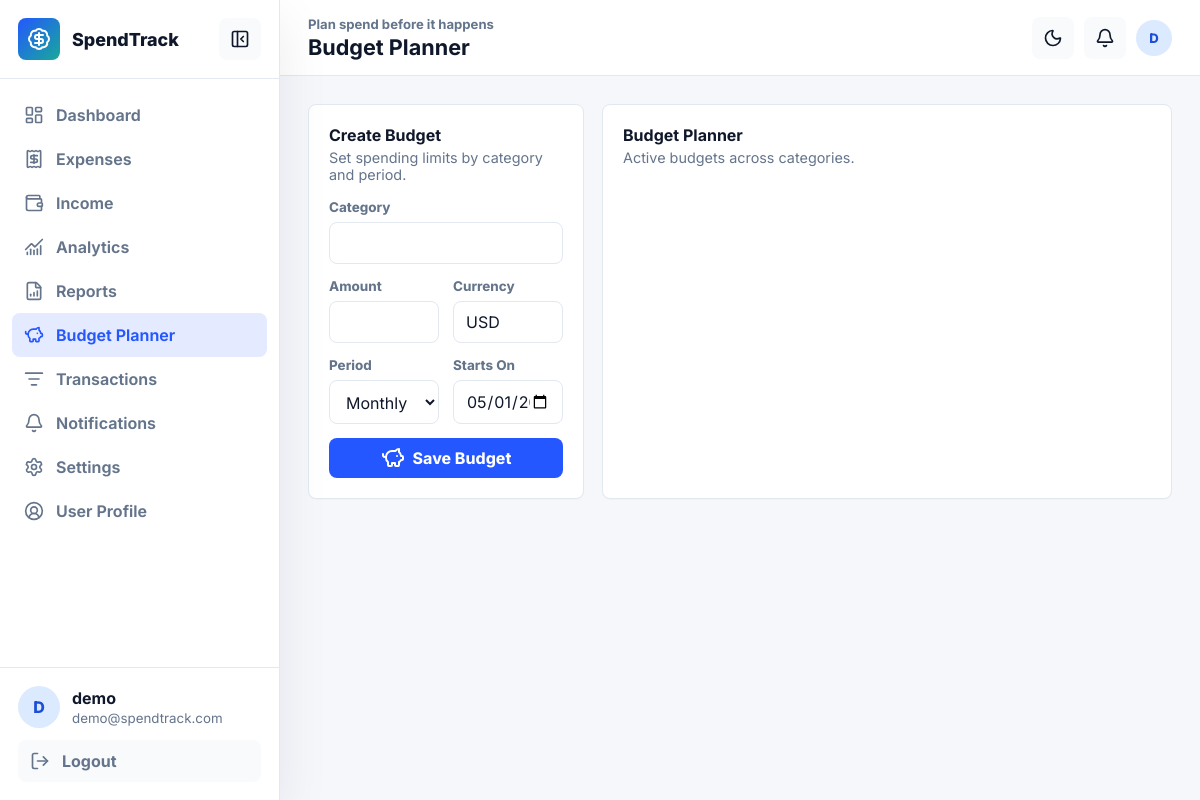
/pages/budget.php (signed in), run on the app's committed database.
### tables this page shows
CREATE TABLE IF NOT EXISTS user (
    user_id INT UNSIGNED AUTO_INCREMENT PRIMARY KEY,
    email VARCHAR(191) NOT NULL UNIQUE,
    password VARCHAR(255) NOT NULL,
    role ENUM('user', 'admin') NOT NULL DEFAULT 'user',
    display_name VARCHAR(120) NULL,
    currency CHAR(3) NOT NULL DEFAULT 'USD',
    locale VARCHAR(12) NOT NULL DEFAULT 'en-US',
    timezone VARCHAR(64) NOT NULL DEFAULT 'UTC',
    email_verified_at TIMESTAMP NULL,
    remember_token VARCHAR(100) NULL,
    created_at TIMESTAMP NOT NULL DEFAULT CURRENT_TIMESTAMP
);

### backend/security.php (called while the page is built, shortened)
<?php
function current_user(PDO $pdo): ?array
{
    $stmt = $pdo->prepare('SELECT user_id, email, role, display_name, currency, locale, timezone, email_verified_at FROM user WHERE user_id = :user_id LIMIT 1');
    $stmt->execute([':user_id' => (int) $_SESSION['user_id']]);
    $user = $stmt->fetch(PDO::FETCH_ASSOC);
    return $user ?: null;
}

### pages/_layout.php (the view, shortened to what this page needs)
<?php
require_once __DIR__ . '/../backend/conn.php';
require_once __DIR__ . '/../backend/security.php';
function require_page_auth(PDO $pdo): array
{
    $user = current_user($pdo);
    return $user;
}
function user_initials(string $email): string
{
    $name = explode('@', $email)[0] ?: 'User';
    $parts = preg_split('/[^a-z0-9]+/i', $name) ?: [];
    $initials = '';
    foreach ($parts as $part) {
        if ($part !== '') {
            $initials .= strtoupper($part[0]);
        }
    }
    return $initials ?: strtoupper(substr($email, 0, 2));
}
function nav_items(): array
{
    return [
        ['key' => 'dashboard', 'label' => 'Dashboard', 'href' => 'dashboard.php', 'icon' => 'layout-dashboard'],
        ['key' => 'expenses', 'label' => 'Expenses', 'href' => 'expenses.php', 'icon' => 'receipt'],
        ['key' => 'income', 'label' => 'Income', 'href' => 'income.php', 'icon' => 'wallet'],
        ['key' => 'analytics', 'label' => 'Analytics', 'href' => 'analytics.php', 'icon' => 'chart-no-axes-combined'],
        ['key' => 'reports', 'label' => 'Reports', 'href' => 'reports.php', 'icon' => 'file-bar-chart'],
        ['key' => 'budget', 'label' => 'Budget Planner', 'href' => 'budget.php', 'icon' => 'piggy-bank'],
        ['key' => 'transactions', 'label' => 'Transactions', 'href' => 'transactions.php', 'icon' => 'list-filter'],
        ['key' => 'notifications', 'label' => 'Notifications', 'href' => 'notifications.php', 'icon' => 'bell'],
        ['key' => 'settings', 'label' => 'Settings', 'href' => 'settings.php', 'icon' => 'settings'],
        ['key' => 'profile', 'label' => 'User Profile', 'href' => 'profile.php', 'icon' => 'circle-user-round'],
    ];
}
function render_layout(string $title, string $active, string $content, array $user, array $options = []): void
{
    $email = htmlspecialchars($user['email'], ENT_QUOTES, 'UTF-8');
    $displayName = htmlspecialchars($user['display_name'] ?? explode('@', $user['email'])[0], ENT_QUOTES, 'UTF-8');
    $initials = htmlspecialchars(user_initials($user['email']), ENT_QUOTES, 'UTF-8');
    $subtitle = htmlspecialchars($options['subtitle'] ?? 'Global financial command center', ENT_QUOTES, 'UTF-8');
    ?>
<!DOCTYPE html>
<html lang="en" data-theme="light">
<head>
    <link rel="stylesheet" href="../assets/css/main.css">
    <link rel="stylesheet" href="../assets/css/app.css">
</head>
<body>
    <div class="app-shell">
        <aside class="app-sidebar" id="appSidebar" aria-label="Primary navigation">
            <div class="sidebar-brand">
                <a href="dashboard.php" class="brand-lockup" aria-label="SpendTrack dashboard">
                    <span class="brand-mark"><i data-lucide="badge-dollar-sign"></i></span>
                    <span class="brand-text">SpendTrack</span>
                </a>
                <button class="icon-button desktop-only" type="button" data-sidebar-collapse aria-label="Collapse sidebar">
                    <i data-lucide="panel-left-close"></i>
                </button>
            </div>
            <nav class="sidebar-menu">
                <?php foreach (nav_items() as $item): ?>
                    <a class="sidebar-link <?= $active === $item['key'] ? 'active' : '' ?>" href="<?= $item['href'] ?>" data-nav="<?= $item['key'] ?>">
                        <i data-lucide="<?= $item['icon'] ?>"></i>
                        <span><?= $item['label'] ?></span>
                    </a>
                <?php endforeach; ?>
            </nav>
            <div class="sidebar-user">
                <a href="profile.php" class="user-chip">
                    <span class="avatar"><?= $initials ?></span>
                    <span class="user-meta">
                        <strong><?= $displayName ?></strong>
                        <small><?= $email ?></small>
                    </span>
                </a>
                <button class="logout-button" type="button" data-logout>
                    <i data-lucide="log-out"></i>
                    <span>Logout</span>
                </button>
            </div>
        </aside>
        <main class="app-main">
            <header class="app-topbar">
                <div class="topbar-title">
                    <div>
                        <p><?= $subtitle ?></p>
                        <h1><?= htmlspecialchars($title, ENT_QUOTES, 'UTF-8') ?></h1>
                    </div>
                </div>
                <div class="topbar-actions">
                    <button class="icon-button" type="button" data-theme-toggle aria-label="Toggle dark mode">
                        <i data-lucide="moon"></i>
                    </button>
                    <a class="icon-button" href="notifications.php" aria-label="Notifications">
                        <i data-lucide="bell"></i>
                    </a>
                    <a class="topbar-profile" href="profile.php">
                        <span class="avatar small"><?= $initials ?></span>
                    </a>
                </div>
            </header>
            <section class="page-content">
                <?= $content ?>
            </section>
        </main>
    </div>
</body>
</html>
    <?php
}

### pages/budget.php (shortened to what this page needs)
<?php
require_once __DIR__ . '/_layout.php';
$user = require_page_auth($pdo);
?>
<div class="grid cols-3">
    <section class="card">
        <div class="section-head"><div><h2>Create Budget</h2><p>Set spending limits by category and period.</p></div></div>
        <form id="budgetForm" class="form-grid">
            <div class="field full"><label>Category</label><input name="category" required></div>
            <div class="field"><label>Amount</label><input type="number" name="amount" min="0.01" step="0.01" required></div>
            <div class="field"><label>Currency</label><input name="currency" maxlength="3" value="<?= htmlspecialchars($user['currency'] ?? 'USD') ?>"></div>
            <div class="field"><label>Period</label><select name="period"><option value="monthly">Monthly</option><option value="quarterly">Quarterly</option><option value="yearly">Yearly</option></select></div>
            <div class="field"><label>Starts On</label><input type="date" name="starts_on" value="<?= date('Y-m-01') ?>"></div>
            <button class="btn primary full" type="submit"><i data-lucide="piggy-bank"></i> Save Budget</button>
        </form>
    </section>
    <section class="card span-2"><div class="section-head"><div><h2>Budget Planner</h2><p>Active budgets across categories.</p></div></div><div id="budgetList" class="grid cols-2"></div></section>
</div>
<?php render_layout('Budget Planner', 'budget', ob_get_clean(), $user, ['subtitle' => 'Plan spend before it happens']); ?>

### assets/css/main.css (style rules this page uses)
:root { --primary: #4F46E5; --primary-dark: #4338ca; --secondary: #3B82F6; --accent: #8B5CF6; --bg-light: #F8FAFC; --bg-white: #ffffff; --text-main: #0f172a; --text-muted: #64748b; --border: #e2e8f0; --shadow-sm: 0 1px 2px 0 rgb(0 0 0 / 0.05); --shadow-md: 0 4px 6px -1px rgb(0 0 0 / 0.1), 0 2px 4px -2px rgb(0 0 0 / 0.1); --shadow-lg: 0 10px 15px -3px rgb(0 0 0 / 0.1), 0 4px 6px -4px rgb(0 0 0 / 0.1); --radius: 12px; --transition: all 0.3s ease; --error: #ef4444; --success: #22c55e; --accent: #8B5CF6; --bg-light: #F8FAFC; --bg-white: #ffffff; --text-main: #0f172a; --text-muted: #64748b; --border: #e2e8f0; --radius: 12px; --transition: all 0.3s ease; --success: #22c55e; --warning: #f59e0b; --danger: #ef4444; --sidebar-width: 260px; }
* { margin: 0; padding: 0; box-sizing: border-box; }

### data on the page
user: email "D", displayName "demo", email "demo@spendtrack.com", currency "USD"

### other printed values
$item['label'] "Dashboard"
$item['label'] "Expenses"
$item['label'] "Income"
$item['label'] "Analytics"
$item['label'] "Reports"
$item['label'] "Budget Planner"
$item['label'] "Transactions"
$item['label'] "Notifications"
$item['label'] "Settings"
$item['label'] "User Profile"
$subtitle "Plan spend before it happens"
$title "Budget Planner"
